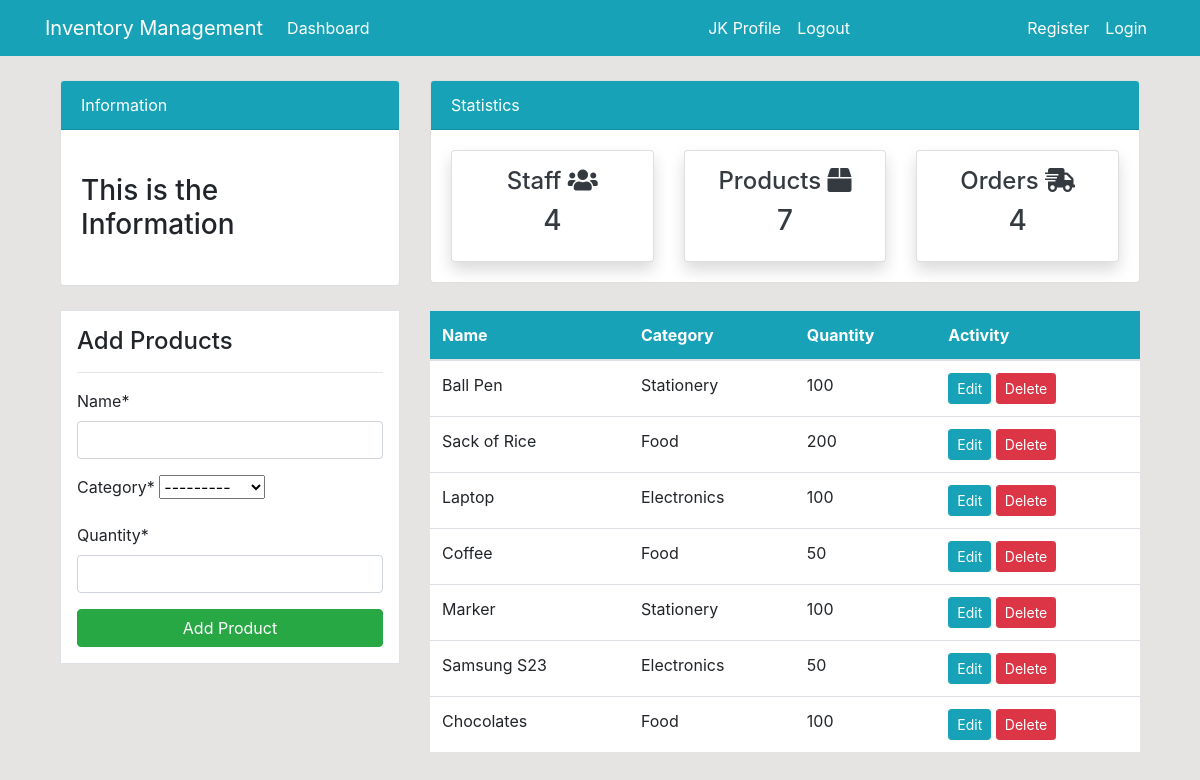
Screenshot of /product/ (signed in) with the database file from the repository.
### dashboard/models.py (models this page shows, shortened)
class Product(models.Model):
    name = models.CharField(max_length=100, null=True)
    category = models.CharField(max_length=20, choices=CATEGORY, null=True)
    quantity = models.PositiveIntegerField(null=True)

### dashboard/views.py (the view)
# urls.py: path('product/', views.product, name='dashboard-product'),
@login_required
def product(request):
    items = Product.objects.all() #Using ORM
    products_count = items.count()
    workers_count = User.objects.all().count()
    orders_count = Order.objects.all().count()
    if request.method == 'POST':
        form = ProductForm(request.POST)
        if form.is_valid():
            form.save()
            product_name = form.cleaned_data.get('name') #grabbing name of the product from the from
            messages.success(request, f'{product_name} has been added.')
            return redirect('dashboard-product')
    else:
        form = ProductForm()
    context ={
        'items': items,
        'form': form,
        'products_count': products_count,
        'workers_count': workers_count,
        'orders_count': orders_count,
    }
    return render(request,'dashboard/product.html',context)

### dashboard/forms.py
class ProductForm(forms.ModelForm):
    class Meta:
        model = Product
        fields = ['name', 'category', 'quantity']

### templates/dashboard/product.html (shortened to what this page needs)
{% extends "partials/base.html" %}
{% block content %}
{% include 'partials/topnav.html' %}
{% load crispy_forms_tags %}
<div class="container">
    <div class="row my-4">
        <div class="col-md-4">
            <div class="border bg-white p-3">
                <h4>Add Products</h4>
                <hr>
                <form method="POST">
                    {{ form|crispy }}
                    <input class="btn btn-success btn-block" type="submit" value="Add Product">
                </form>
            </div>
        </div>
        <div class="col-md-8">
            <table class="table bg-white">
                <thead class="bg-info">
                    <tr class="text-white">
                        <th scope="col">Name</th>
                        <th scope="col">Category</th>
                        <th scope="col">Quantity</th>
                        <th scope="col">Activity</th>
                    </tr>
                </thead>
                <tbody>
                    {% for item in items %}
                    <tr>
                        <td>{{ item.name }}</td>
                        <td>{{ item.category }}</td>
                        <td>{{ item.quantity }}</td>
                        <td>
                            <a class="btn btn-info btn-sm" href="{% url 'dashboard-product-edit' item.id %}">Edit</a>
                            <a class="btn btn-danger btn-sm" href="{% url 'dashboard-product-delete' item.id %}">Delete</a>
                        </td>
                    </tr>
                    {% endfor %}
                </tbody>
            </table>
        </div>
    </div>
</div>
{% endblock %}

### templates/partials/base.html (shortened to what this page needs)
{% load static %}
<!doctype html>
<html lang="en">
<head>
    <link rel="stylesheet" href="https://cdn.jsdelivr.net/npm/bootstrap@4.6.0/dist/css/bootstrap.min.css"
>
    <link rel="stylesheet" href="https://use.fontawesome.com/releases/v5.15.2/css/all.css"
>
    <link rel="stylesheet" href="{% static 'style.css' %}">
</head>
<body>
    {% include 'partials/nav.html' %}
    <div class="container">
        {% block content %}
        {% endblock %}
    </div>
</body>
</html>

### templates/partials/nav.html (shortened to what this page needs)
<nav class="navbar navbar-expand-lg navbar-info bg-info">
    <div class="container">
        <a class="navbar-brand text-white" href="index.html">Inventory Management</a>
        <div class="collapse navbar-collapse" id="navbarSupportedContent">
            <ul class="navbar-nav mr-auto">
                <li class="nav-item active">
                    <a class="nav-link text-white" href="{% url 'dashboard-index' %}">Dashboard </a>
                </li>
            </ul>
            <ul class="navbar-nav ml-auto">
                <li class="nav-item active">
                    <a class="nav-link text-white" href="{% url 'user-profile' %}">{{user.username}} Profile </a>
                </li>
                <li class="nav-item">
                    <a class="nav-link text-white" href="{% url 'user-logout' %}">Logout</a>
                </li>
            </ul>
            <ul class="navbar-nav ml-auto">
                <li class="nav-item active">
                    <a class="nav-link text-white" href="{% url 'user-register' %}">Register </a>
                </li>
                <li class="nav-item">
                    <a class="nav-link text-white" href="{% url 'user-login' %}">Login</a>
                </li>
            </ul>
        </div>
    </div>
</nav>

### templates/partials/topnav.html
<div class="container">
    <div class="row mt-4">
        <div class="col-md-4">
            <div class="card">
                <div class="card-header bg-info text-white">
                    Information
                </div>
                <div class="card-body">
                    <marquee behavior="" direction="">
                        <h3 class="my-4">This is the Information</h3>
                    </marquee>
                </div>
            </div>
        </div>
        <div class="col-md-8">
            <div class="card">
                <div class="card-header bg-info text-white">
                    Statistics
                </div>
                <div class="card-body">
                    <div class="row">
                        <div class="col-md-4">
                            <a class="text-decoration-none text-dark" href="{% url 'dashboard-staff' %}">
                                <div class="card my-card shadow text-center p-3">
                                    <h4>Staff <i class="fas fa-users"></i></h4>
                                    <h3>{{ workers_count }}</h3>
                                </div>
                            </a>
                        </div>
                        <div class="col-md-4">
                            <a class="text-decoration-none text-dark" href="{% url 'dashboard-product' %}">
                                <div class="card my-card shadow text-center p-3">
                                    <h4>Products <i class="fas fa-box"></i></h4>
                                    <h3>{{ products_count }}</h3>
                                </div>
                            </a>
                        </div>
                        <div class="col-md-4">
                            <a class="text-decoration-none text-dark" href="{% url 'dashboard-order' %}">
                                <div class="card my-card shadow text-center p-3">
                                    <h4>Orders <i class="fas fa-shipping-fast"></i></h4>
                                    <h3>{{ orders_count }}</h3>
                                </div>
                            </a>
                        </div>
                    </div>
                </div>
            </div>
        </div>
    </div>
</div>

### asert/style.css (style rules this page uses)
body { background: rgb(230, 227, 227); }

### rows the page displays
Product: name "Ball Pen", category "Stationery", quantity "100"
Product: name "Sack of Rice", category "Food", quantity "200"
Product: name "Laptop", category "Electronics", quantity "100"
Product: name "Coffee", category "Food", quantity "50"
Product: name "Marker", category "Stationery", quantity "100"
Product: name "Samsung S23", category "Electronics", quantity "50"
Product: name "Chocolates", category "Food", quantity "100"

### other values shown
{{ user.username }} "JK"
{{ workers_count }} "4"
{{ products_count }} "7"
{{ orders_count }} "4"
